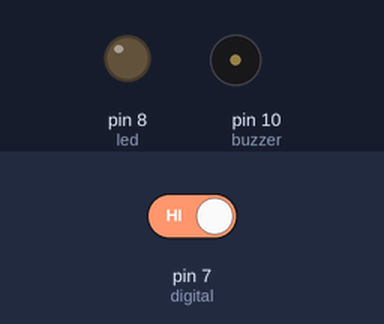
Simulated run of this sketch. Board: Arduino Uno, built with avr-gcc and run on an emulated ATmega328P. On the bench: output pins drawn as LEDs (lit = HIGH), buzzer (waves = sounding). The test bench sets the inputs (shaded band); at power-on: pin 7 (digital) HIGH.

Above: at 1.2 s.
1.3 s: pin 7 (digital) driven LOW
At 2.5 s:
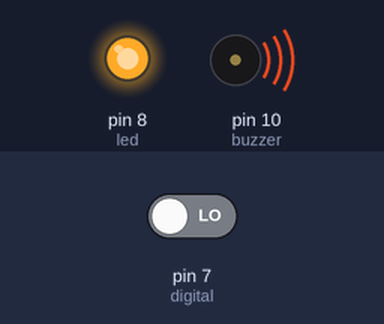
2.8 s: pin 7 (digital) driven HIGH
At 3.9 s:
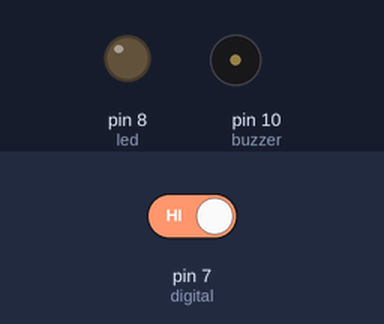
Timing chart, 0 to 5.8 s (numbered marks = the images above; inputs shaded):
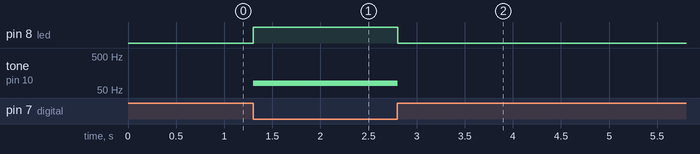

Measured:
- after the input at 1.3 s, pin 8 (led): LOW → HIGH at once; tone on pin 10 (buzzer): silent → 80 Hz at once
- after the input at 2.8 s, pin 8 (led): HIGH → LOW at once; tone on pin 10 (buzzer): 80 Hz → silent at once

The sketch:

Sensor_Chama.ino
```cpp
/*
   Testes básicos com um sensor de chama. A leitura digital se divide em 1, caso não seja detectado fogo, e zero caso sim. O pino analógico diz respeito a temperatura no termoresistor,
   mas também pode ser mapeado usando map para classificar a distância da chama. Uma vez detectada a chama, um led é aceso e o soundbuzzer é ativado. Uma função que mostra as leituras pode ser
   ativada. É um sensor relativamente fácil de usar.

   Letícia Pegoraro Garcez 2020
*/


//DEFINIÇÕES
#define analogico A0
#define digital 7
#define led 8
#define buzzer 10

//CABEÇALHO DAS FUNÇÕES
void informacoes(void);

void setup() {
  pinMode(analogico, INPUT);
  pinMode(digital, INPUT);
  pinMode(led, OUTPUT);
  pinMode(buzzer, OUTPUT);
}

int leitura;//Variável auxiliar

void loop() {
  //informacoes();
  leitura = !digitalRead(digital);//se detectar fogo, a leitura é zero, caso contrário, é um. Para facilitar a lógica do código, a variável já lê o valor invertido
  if (leitura) {
    tone(buzzer, 80);
  }
  else {
    noTone(buzzer);
  }
  digitalWrite(led, leitura);
  delay(50);//delay de performance

}

//FUNÇÕES
void informacoes(void) {
  Serial.begin(9600);
  Serial.print("Digital - ");
  Serial.print(digitalRead(digital));
  Serial.print(" Analogico - ");
  Serial.println(analogRead(analogico));
}
```
